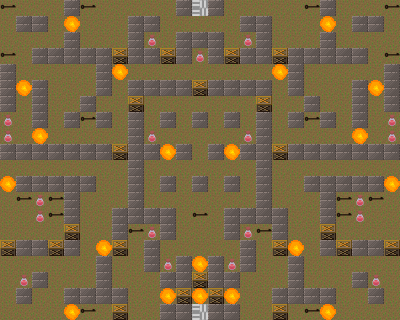

Tiled map render using the project's own tile images. Description and the map definition, with tile-layer contents summarised, below:
An orthogonal 25x20 tile map with 16x16 px tiles, 7 tile layers (Tile Layer 1 Floor, Tile Layer 2 Wall, Tile Layer 4 Door, Tile Layer 3 Stairs, ...).

<map version="1.0" orientation="orthogonal" renderorder="right-down" width="25" height="20" tilewidth="16" tileheight="16" nextobjectid="1">
 <tileset firstgid="1" name="bomb_party_v4" tilewidth="16" tileheight="16" tilecount="90">
  <image source="bomb_party_v4.png" width="240" height="96" />
 </tileset>
 <layer name="Tile Layer 1 Floor" width="25" height="20">
  <data>[500 cells, 500 non-empty, 1 distinct tile ids]</data>
 </layer>
 <layer name="Tile Layer 2 Wall" width="25" height="20">
  <data>[500 cells, 163 non-empty, 1 distinct tile ids]</data>
 </layer>
 <layer name="Tile Layer 4 Door" width="25" height="20">
  <data>[500 cells, 22 non-empty, 1 distinct tile ids]</data>
 </layer>
 <layer name="Tile Layer 3 Stairs" width="25" height="20">
  <data>[500 cells, 2 non-empty, 1 distinct tile ids]</data>
 </layer>
 <layer name="Tile Layer 5 Trap" width="25" height="20">
  <data>[500 cells, 20 non-empty, 1 distinct tile ids]</data>
 </layer>
 <layer name="Tile Layer 6 Potion" width="25" height="20">
  <data>[500 cells, 19 non-empty, 1 distinct tile ids]</data>
 </layer>
 <layer name="Tile Layer 7 Key" width="25" height="20">
  <data>[500 cells, 19 non-empty, 1 distinct tile ids]</data>
 </layer>
</map>